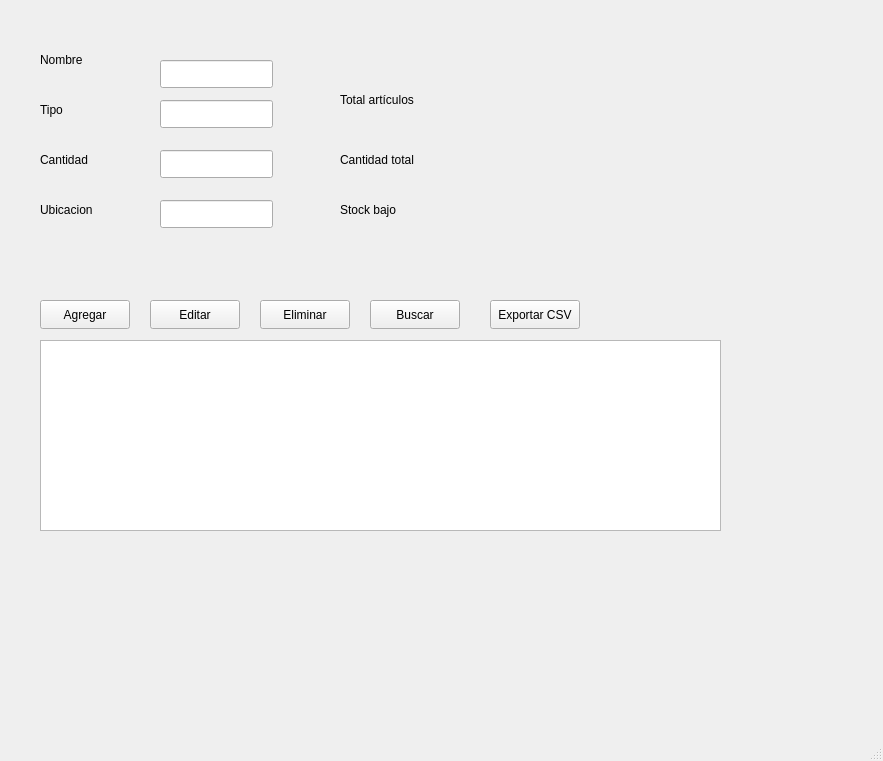
<?xml version="1.0" encoding="UTF-8"?>
<ui version="4.0">
 <class>MainWindow</class>
 <widget class="QMainWindow" name="MainWindow">
  <property name="geometry">
   <rect>
    <x>0</x>
    <y>0</y>
    <width>883</width>
    <height>761</height>
   </rect>
  </property>
  <property name="windowTitle">
   <string>MainWindow</string>
  </property>
  <widget class="QWidget" name="centralwidget">
   <widget class="QLabel" name="label">
    <property name="geometry">
     <rect>
      <x>40</x>
      <y>50</y>
      <width>63</width>
      <height>20</height>
     </rect>
    </property>
    <property name="text">
     <string>Nombre</string>
    </property>
   </widget>
   <widget class="QLabel" name="label_2">
    <property name="geometry">
     <rect>
      <x>40</x>
      <y>100</y>
      <width>63</width>
      <height>20</height>
     </rect>
    </property>
    <property name="text">
     <string>Tipo</string>
    </property>
   </widget>
   <widget class="QLabel" name="label_3">
    <property name="geometry">
     <rect>
      <x>40</x>
      <y>150</y>
      <width>63</width>
      <height>20</height>
     </rect>
    </property>
    <property name="text">
     <string>Cantidad</string>
    </property>
   </widget>
   <widget class="QLabel" name="label_4">
    <property name="geometry">
     <rect>
      <x>40</x>
      <y>200</y>
      <width>71</width>
      <height>20</height>
     </rect>
    </property>
    <property name="text">
     <string>Ubicacion</string>
    </property>
   </widget>
   <widget class="QLineEdit" name="txtNombre">
    <property name="geometry">
     <rect>
      <x>160</x>
      <y>60</y>
      <width>113</width>
      <height>28</height>
     </rect>
    </property>
   </widget>
   <widget class="QLineEdit" name="txtTipo">
    <property name="geometry">
     <rect>
      <x>160</x>
      <y>100</y>
      <width>113</width>
      <height>28</height>
     </rect>
    </property>
   </widget>
   <widget class="QLineEdit" name="txtCantidad">
    <property name="geometry">
     <rect>
      <x>160</x>
      <y>150</y>
      <width>113</width>
      <height>28</height>
     </rect>
    </property>
   </widget>
   <widget class="QLineEdit" name="txtUbicacion">
    <property name="geometry">
     <rect>
      <x>160</x>
      <y>200</y>
      <width>113</width>
      <height>28</height>
     </rect>
    </property>
   </widget>
   <widget class="QPushButton" name="btnAgregar">
    <property name="geometry">
     <rect>
      <x>40</x>
      <y>300</y>
      <width>90</width>
      <height>29</height>
     </rect>
    </property>
    <property name="text">
     <string>Agregar</string>
    </property>
   </widget>
   <widget class="QPushButton" name="btnEditar">
    <property name="geometry">
     <rect>
      <x>150</x>
      <y>300</y>
      <width>90</width>
      <height>29</height>
     </rect>
    </property>
    <property name="text">
     <string>Editar</string>
    </property>
   </widget>
   <widget class="QPushButton" name="btnEliminar">
    <property name="geometry">
     <rect>
      <x>260</x>
      <y>300</y>
      <width>90</width>
      <height>29</height>
     </rect>
    </property>
    <property name="text">
     <string>Eliminar</string>
    </property>
   </widget>
   <widget class="QPushButton" name="btnBuscar">
    <property name="geometry">
     <rect>
      <x>370</x>
      <y>300</y>
      <width>90</width>
      <height>29</height>
     </rect>
    </property>
    <property name="text">
     <string>Buscar</string>
    </property>
   </widget>
   <widget class="QTableWidget" name="tableInventario">
    <property name="geometry">
     <rect>
      <x>40</x>
      <y>340</y>
      <width>681</width>
      <height>191</height>
     </rect>
    </property>
    <property name="editTriggers">
     <set>QAbstractItemView::EditTrigger::NoEditTriggers</set>
    </property>
    <property name="selectionBehavior">
     <enum>QAbstractItemView::SelectionBehavior::SelectRows</enum>
    </property>
   </widget>
   <widget class="QPushButton" name="btnCSV">
    <property name="geometry">
     <rect>
      <x>490</x>
      <y>300</y>
      <width>90</width>
      <height>29</height>
     </rect>
    </property>
    <property name="text">
     <string>Exportar CSV</string>
    </property>
   </widget>
   <widget class="QWidget" name="widgetGrafica" native="true">
    <property name="geometry">
     <rect>
      <x>500</x>
      <y>50</y>
      <width>341</width>
      <height>211</height>
     </rect>
    </property>
   </widget>
   <widget class="QLabel" name="lblTotal">
    <property name="geometry">
     <rect>
      <x>340</x>
      <y>90</y>
      <width>101</width>
      <height>20</height>
     </rect>
    </property>
    <property name="text">
     <string>Total artículos</string>
    </property>
   </widget>
   <widget class="QLabel" name="lblCantidad">
    <property name="geometry">
     <rect>
      <x>340</x>
      <y>150</y>
      <width>101</width>
      <height>20</height>
     </rect>
    </property>
    <property name="text">
     <string>Cantidad total</string>
    </property>
   </widget>
   <widget class="QLabel" name="lblStock">
    <property name="geometry">
     <rect>
      <x>340</x>
      <y>200</y>
      <width>101</width>
      <height>20</height>
     </rect>
    </property>
    <property name="text">
     <string>Stock bajo</string>
    </property>
   </widget>
  </widget>
  <widget class="QMenuBar" name="menubar">
   <property name="geometry">
    <rect>
     <x>0</x>
     <y>0</y>
     <width>883</width>
     <height>25</height>
    </rect>
   </property>
  </widget>
  <widget class="QStatusBar" name="statusbar"/>
 </widget>
 <resources/>
 <connections/>
</ui>
